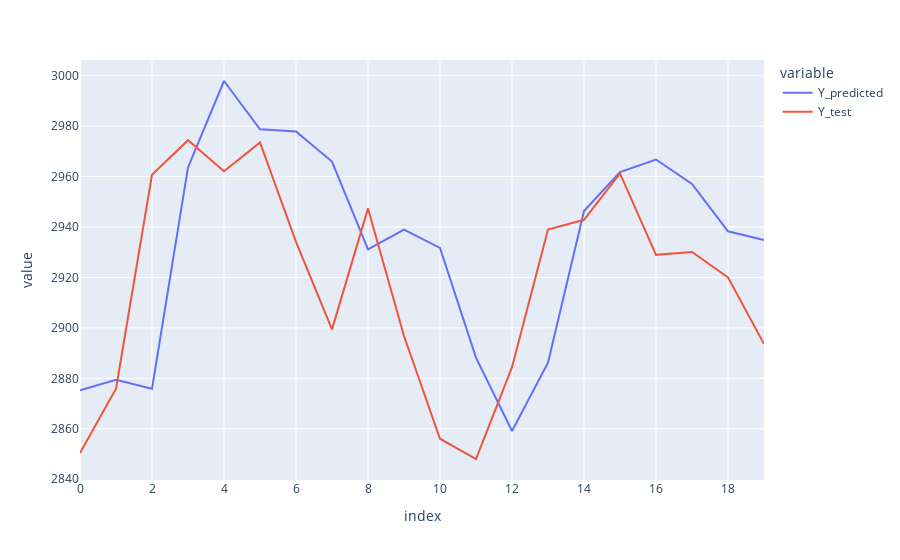

Write notebook code for a chart like this one.
### Code cell
import plotly.express as px
Y_hat_test = []
for x in X_test:
    x = x.reshape(1, n_steps, n_features)
    Y_hat_test.append(model.predict(x, verbose=0))
Y_hat_test = np.array(Y_hat_test).reshape(X_test.shape[0])
fig = px.line(y=[Y_hat_test, Y_test])
newnames = {'wide_variable_0':'Y_predicted', 'wide_variable_1': 'Y_test'}
fig.for_each_trace(lambda t: t.update(name = newnames[t.name],
                                      legendgroup = newnames[t.name],
                                     hovertemplate = t.hovertemplate.replace(t.name, newnames[t.name])
                                   )
                  )
fig.show()

### Figure 1 — Plotly figure (JSON) as saved in the notebook; plotly's stock layout.template omitted (floating-point values rounded to 4 significant figures)
{"data": [{"hovertemplate": "variable=Y_predicted<br>index=%{x}<br>value=%{y}<extra></extra>", "legendgroup": "Y_predicted", "line": {"color": "#636efa", "dash": "solid"}, "marker": {"symbol": "circle"}, "mode": "lines", "name": "Y_predicted", "orientation": "v", "showlegend": true, "type": "scatter", "x": [0, 1, 2, 3, 4, 5, 6, 7, 8, 9, 10, 11, 12, 13, 14, 15, 16, 17, 18, 19], "xaxis": "x", "y": [2875.0, 2879.0, 2876.0, 2964.0, 2998.0, 2979.0, 2978.0, 2966.0, 2931.0, 2939.0, 2932.0, 2888.0, 2859.0, 2886.0, 2946.0, 2962.0, 2967.0, 2957.0, 2938.0, 2935.0], "yaxis": "y"}, {"hovertemplate": "variable=Y_test<br>index=%{x}<br>value=%{y}<extra></extra>", "legendgroup": "Y_test", "line": {"color": "#EF553B", "dash": "solid"}, "marker": {"symbol": "circle"}, "mode": "lines", "name": "Y_test", "orientation": "v", "showlegend": true, "type": "scatter", "x": [0, 1, 2, 3, 4, 5, 6, 7, 8, 9, 10, 11, 12, 13, 14, 15, 16, 17, 18, 19], "xaxis": "x", "y": [2850.0, 2876.0, 2961.0, 2974.0, 2962.0, 2974.0, 2934.0, 2899.0, 2947.0, 2897.0, 2856.0, 2848.0, 2884.0, 2939.0, 2943.0, 2961.0, 2929.0, 2930.0, 2920.0, 2894.0], "yaxis": "y"}], "layout": {"legend": {"title": {"text": "variable"}, "tracegroupgap": 0}, "margin": {"t": 60}, "xaxis": {"anchor": "y", "domain": [0, 1], "title": {"text": "index"}}, "yaxis": {"anchor": "x", "domain": [0, 1], "title": {"text": "value"}}}}
